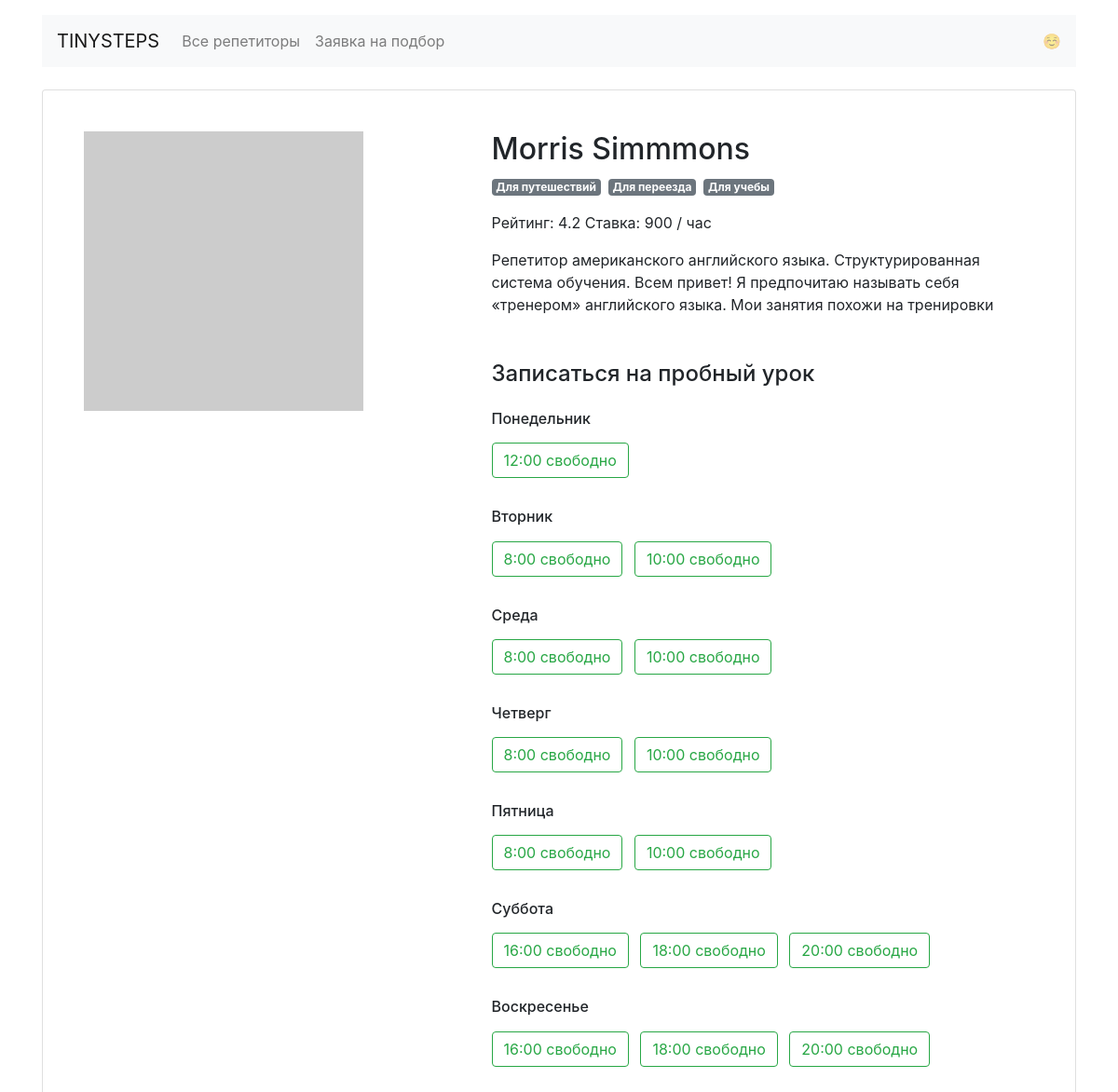
Page /profiles/0/ on the committed database.
### app.py (models this page shows)
class Teacher(db.Model):
    __tablename__ = "teachers"
    id = db.Column(db.Integer, primary_key=True)
    name = db.Column(db.String(), nullable=False)
    about = db.Column(db.Text, nullable=False)
    rating = db.Column(db.Float, nullable=False)
    picture = db.Column(db.String(), nullable=False)
    price = db.Column(db.Integer, nullable=False)
    goals = db.relationship("Goal", secondary=teachers_goals_association, back_populates="teachers")
    free = db.Column(db.String(), nullable=False)
    bookings = db.relationship("Booking", back_populates="teacher")

class Goal(db.Model):
    __tablename__ = "goals"
    id = db.Column(db.Integer, primary_key=True,)
    name = db.Column(db.String(), unique=True, nullable=False)
    value = db.Column(db.String(), nullable=False)
    teachers = db.relationship("Teacher", secondary=teachers_goals_association, back_populates="goals")

### app.py (the view)
@app.route('/profiles/<int:teacher_id>/')
def render_teacher(teacher_id):
    teacher = db.session.query(Teacher).get_or_404(teacher_id)
    free = json.loads(teacher.free)
    return render_template('profile.html',
                           teacher=teacher,
                           free=free,
                           days=days)

### templates/profile.html (shortened to what this page needs)
  {% extends 'base.html' %}
  {% block container %}
  <main class="container mt-3">
    <div class="card my-4 mx-auto">
      <div class="card-body m-2 m-md-4">
        <article class="row">
          <div class="col-5"><img src="{{ teacher.picture }}" class="img-fluid" alt=""></div>
          <div class="col-7">
            <section class="teacher=info">
              <h1 class="h2">{{ teacher.name }}</h1>
              <p>{% for goal in teacher.goals %}<span class="badge badge-secondary mr-2">{{ goal.value }}</span>{% endfor %}</p>
              <p>Рейтинг: {{ teacher.rating }} Ставка: {{ teacher.price }} / час</p>
              <p>{{ teacher.about }}</p>
            </section>
            <section class="available">
              <h4 class="mb-4 mt-5">Записаться на пробный урок</h4>
              {% for day, times in free.items() %}
              <h6 class="mt-4">{{ days[day] }}</h6>
              {% set ns = namespace(not_found=true) %}
                {% for time, free in times.items() %}
                  {% if free == true%}
                    {% set ns.not_found = false %}
                    <a href="/booking/{{ teacher.id }}/{{ day }}/{{ time|replace(':00', '') }}" class="btn btn-outline-success mr-2 my-2">{{ time }} свободно</a>
                  {% endif %}
                {% endfor %}
              {% endfor %}
            </section>
          </div>
        </article>
      </div>
    </div>
  </main>
  {% endblock %}

### rows in the picture
Teacher: name "Morris Simmmons", rating "4.2", price "900", about "Репетитор американского английского языка. Структурированная система обучения. Всем привет! Я предпочитаю называть себя «тренером» английского языка. Мои занятия похожи на тренировки"
Goal: value "Для путешествий"
Goal: value "Для переезда"
Goal: value "Для учебы"

### other values in the picture
{{ days[day] }} "Понедельник" "Вторник" "Среда" "Четверг" "Пятница" "Суббота" "Воскресенье"
{{ time }} "12:00" "8:00" "10:00" "8:00" "10:00" "8:00" "10:00" "8:00" "10:00" "16:00" "18:00" "20:00" "16:00" "18:00" "20:00"
